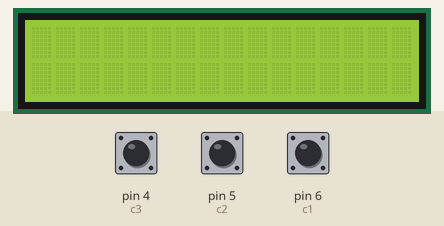
Simulated run of this sketch. Board: Arduino Uno, built with avr-gcc and run on an emulated ATmega328P. On the bench: 16×2 character LCD. The test bench sets the inputs (shaded band); at power-on: pin 4 (c3) HIGH, pin 5 (c2) HIGH, pin 6 (c1) HIGH.

Above: at 1.2 s.
1.3 s: pin 4 (c3) pulled LOW for 0.15 s
At 1.8 s:
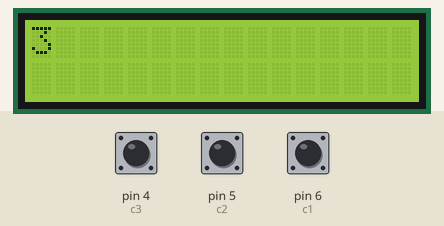
2.9 s: pin 5 (c2) pulled LOW for 0.15 s
At 4.1 s:
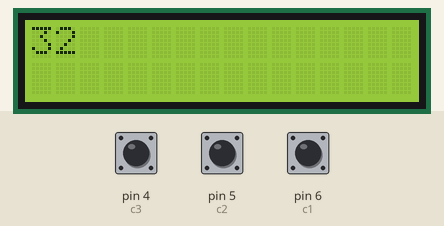
4.5 s: pin 6 (c1) pulled LOW for 0.15 s
At 5.7 s:
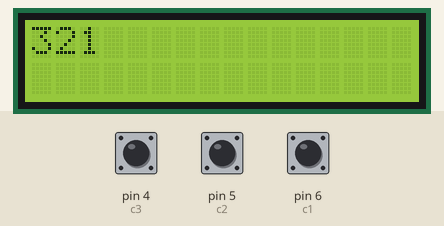
6.1 s: pin 4 (c3) pulled LOW for 1 s
At 7.1 s:
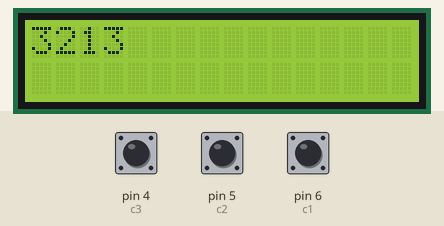
8.6 s: pin 5 (c2) pulled LOW for 1 s
At 9.3 s:
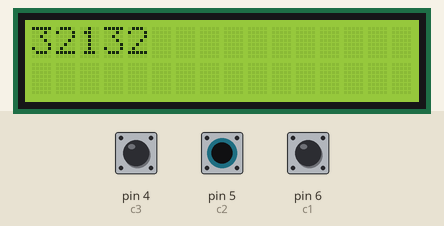
11.1 s: pin 6 (c1) pulled LOW for 1 s
At 11.5 s:
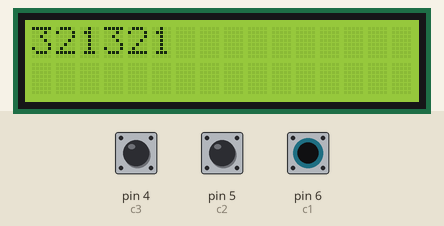
Timing chart, 0 to 14.1 s (numbered marks = the images above; inputs shaded):
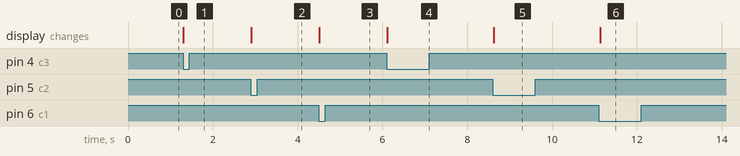

The sketch:

keypad.ino
```cpp
#include <Wire.h>
#include <LiquidCrystal_I2C.h>

int r1 = 10;
int r2 = 9;
int r3 = 8;
int r4 = 7;

int c1 = 6;
int c2 = 5;
int c3 = 4;

LiquidCrystal_I2C lcd(0x27, 16, 2);

String keypressed = "";
String textEntered = "";

int cursorPosition = 0;
bool keyWasPressed = false;

void setup() {
  lcd.init();
  lcd.backlight();

  pinMode(r1, OUTPUT);
  pinMode(r2, OUTPUT);
  pinMode(r3, OUTPUT);
  pinMode(r4, OUTPUT);

  pinMode(c1, INPUT_PULLUP);
  pinMode(c2, INPUT_PULLUP);
  pinMode(c3, INPUT_PULLUP);

  digitalWrite(r1, HIGH);
  digitalWrite(r2, HIGH);
  digitalWrite(r3, HIGH);
  digitalWrite(r4, HIGH);

  lcd.clear();
}

void loop() {
  keypressed = "";

  digitalWrite(r1, LOW);
  digitalWrite(r2, HIGH);
  digitalWrite(r3, HIGH);
  digitalWrite(r4, HIGH);

  if (digitalRead(c1) == LOW) keypressed = "1";
  else if (digitalRead(c2) == LOW) keypressed = "2";
  else if (digitalRead(c3) == LOW) keypressed = "3";

  if (keypressed == "") {
    digitalWrite(r1, HIGH);
    digitalWrite(r2, LOW);

    if (digitalRead(c1) == LOW) keypressed = "4";
    else if (digitalRead(c2) == LOW) keypressed = "5";
    else if (digitalRead(c3) == LOW) keypressed = "6";
  }

  if (keypressed == "") {
    digitalWrite(r2, HIGH);
    digitalWrite(r3, LOW);

    if (digitalRead(c1) == LOW) keypressed = "7";
    else if (digitalRead(c2) == LOW) keypressed = "8";
    else if (digitalRead(c3) == LOW) keypressed = "9";
  }

  if (keypressed == "") {
    digitalWrite(r3, HIGH);
    digitalWrite(r4, LOW);

    if (digitalRead(c1) == LOW) keypressed = "*";
    else if (digitalRead(c2) == LOW) keypressed = "0";
    else if (digitalRead(c3) == LOW) keypressed = "#";
  }

  digitalWrite(r1, HIGH);
  digitalWrite(r2, HIGH);
  digitalWrite(r3, HIGH);
  digitalWrite(r4, HIGH);

  // Process only a new key press
  if (keypressed != "" && !keyWasPressed) {
    keyWasPressed = true;

    if (keypressed == "*") {
      // BACKSPACE
      if (textEntered.length() > 0) {
        textEntered.remove(textEntered.length() - 1);
        updateLCD();
      }
    }
    else if (keypressed == "#") {
      // CLEAR EVERYTHING
      textEntered = "";
      updateLCD();
    }
    else {
      // Add the new character
      if (textEntered.length() < 32) {
        textEntered += keypressed;
        updateLCD();
      }
    }
  }

  // Wait until the key is released
  if (keypressed == "") {
    keyWasPressed = false;
  }

  delay(30);
}

void updateLCD() {
  lcd.clear();

  // Print characters 0–15 on row 1
  lcd.setCursor(0, 0);
  for (int i = 0; i < textEntered.length() && i < 16; i++) {
    lcd.print(textEntered[i]);
  }

  // Print characters 16–31 on row 2
  if (textEntered.length() > 16) {
    lcd.setCursor(0, 1);
    for (int i = 16; i < textEntered.length(); i++) {
      lcd.print(textEntered[i]);
    }
  }
}
```

Measured:
- after the input at 1.3 s, the display: changes at once (image 1)
- after the input at 2.9 s, the display: changes at once (image 2)
- after the input at 4.5 s, the display: changes at once (image 3)
- after the input at 6.1 s, the display: changes at once (image 4)
- after the input at 8.6 s, the display: changes at once (image 5)
- after the input at 11.1 s, the display: changes at once (image 6)
